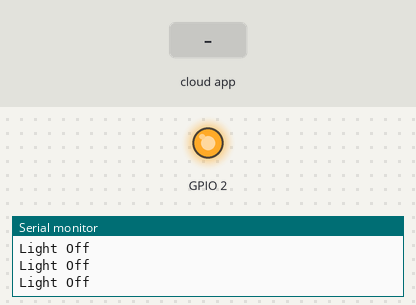
Simulated run of this sketch. Board: ESP8266 (NodeMCU). On the bench: output pins drawn as LEDs (lit = HIGH, except the on-board LED, lit = LOW), the last lines printed to the serial monitor. The inputs (shaded band) are chosen by the test bench. WiFi joins after 1.5 s; servers stay silent unless stated; the Firebase database answers and starts empty.

Above: at 2.7 s.
2.8 s: the phone or cloud app sets state to 1
At 4.0 s:
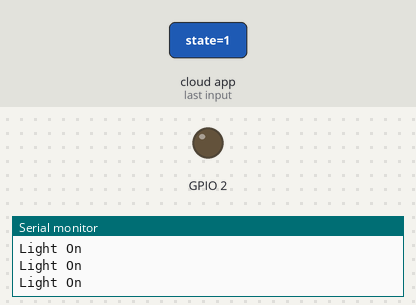
4.3 s: the phone or cloud app sets state to 0
At 5.4 s:
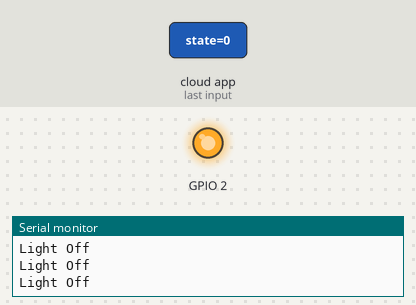
Timing chart, 0 to 7.3 s (numbered marks = the images above; inputs shaded):
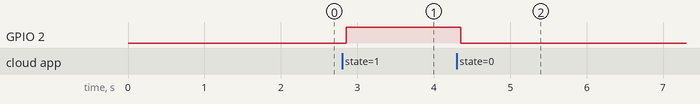

Measured:
- after the input at 2.8 s, GPIO 2: LOW → HIGH after 0.05 s
- after the input at 4.3 s, GPIO 2: HIGH → LOW after 0.06 s

The sketch:

AndroidFirebaseESP8266.ino
```cpp
#include <FirebaseArduino.h>
#include <ESP8266WiFi.h>

// Set these to run example.
#define FIREBASE_HOST "lightcontrol-95c7b.firebaseio.com"
#define FIREBASE_AUTH "14TJAOaqoV5uzQd7YLGj5YfbxT2LuBzFANszoAcX"
#define WIFI_SSID "1601"
#define WIFI_PASSWORD "gagagaga"

int state = 0;

void setup() {
  // put your setup code here, to run once:
  Serial.begin(9600);
  pinMode(BUILTIN_LED, OUTPUT);

  // connect to wifi.
  WiFi.begin(WIFI_SSID, WIFI_PASSWORD);
  Serial.print("connecting");
  while (WiFi.status() != WL_CONNECTED) {
    Serial.print(".");
    delay(500);
  }
  Serial.println();
  Serial.print("connected: ");
  Serial.println(WiFi.localIP());

  Firebase.begin(FIREBASE_HOST, FIREBASE_AUTH);

}

void loop() {
  // put your main code here, to run repeatedly:
  state = Firebase.getInt("/state");

  if(state == 1){
    Serial.println("Light On");
    digitalWrite(BUILTIN_LED, HIGH);
  }
  else{
    Serial.println("Light Off");
    digitalWrite(BUILTIN_LED, LOW);
  }

}
```
